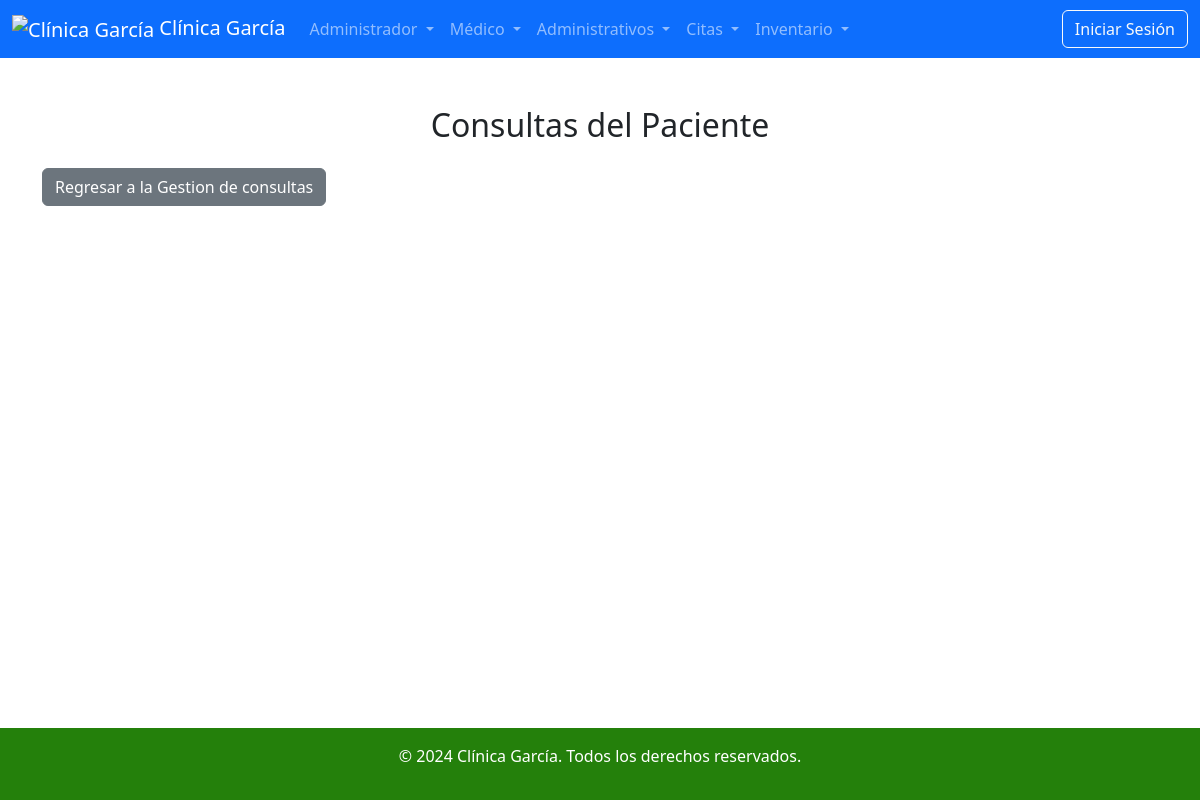
Page /pages/Medicos/Ver_consultas.view.php?id=5 on the earlier database version.
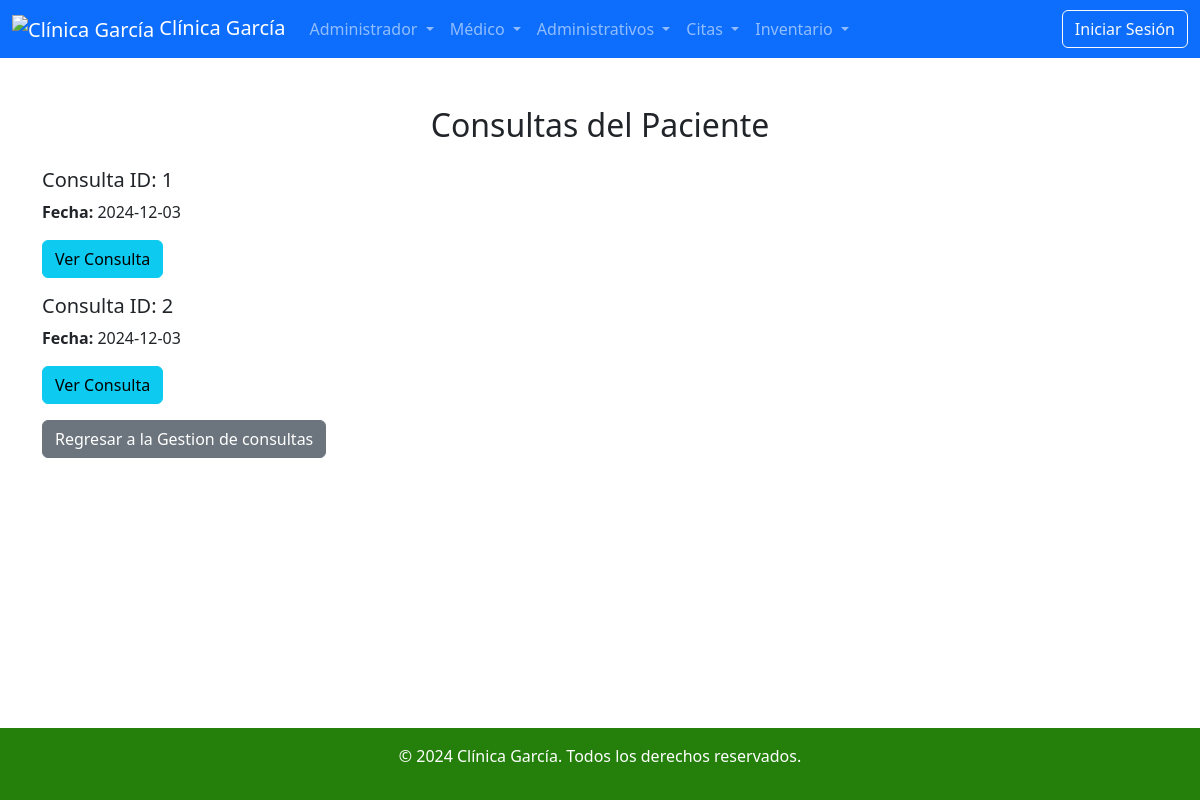
Same page on the later database version.
### tables this page shows
CREATE TABLE `consultas_medicas` (
  `id` int(11) NOT NULL,
  `paciente_id` int(11) NOT NULL,
  `nombre_completo` varchar(100) NOT NULL,
  `fecha_nacimiento` date NOT NULL,
  `numero_identificacion` varchar(50) DEFAULT NULL,
  `direccion` varchar(255) DEFAULT NULL,
  `numero_telefono` varchar(20) DEFAULT NULL,
  `antecedentes_familiares` text DEFAULT NULL,
  `medicamentos_regulares` text DEFAULT NULL,
  `padecimientos` varchar(200) NOT NULL,
  `alergias` text DEFAULT NULL,
  `sintomas` varchar(100) NOT NULL,
  `diagnostico` text NOT NULL,
  `fecha_consulta` date NOT NULL
);

### db/Consultas.php (called while the page is built, shortened)
<?php
class Consultas {
    private $conn;
    private $table_name = "consultas_medicas";
    public function __construct($db) {
        $this->conn = $db;
    }
    public function obtenerConsultasPorPaciente($paciente_id) {
        $query = "SELECT * FROM " . $this->table_name . " WHERE paciente_id = :paciente_id ORDER BY fecha_consulta DESC";
        $stmt = $this->conn->prepare($query);
        $stmt->bindParam(":paciente_id", $paciente_id);
        $stmt->execute();
        return $stmt;
    }
}
?>

### pages/Medicos/Ver_consultas.view.php (the view, shortened to what this page needs)
<?php
include '../../db/Consultas.php';
$database = new Database();
$db = $database->getConnection();
$consultasModel = new Consultas($db);
$pacienteId = isset($_GET['id']) ? $_GET['id'] : die('ERROR: El ID del paciente no ha sido proporcionado.');
$consultas = $consultasModel->obtenerConsultasPorPaciente($pacienteId);
?>
<?php require '../partials/head.php'; ?>
<?php require '../partials/nav.php'; ?>
<div class="container mt-5">
    <h2 class="text-center mb-4">Consultas del Paciente</h2>
    <?php if ($consultas): ?>
        <div class="row">
            <?php foreach ($consultas as $consulta): ?>
                <div class="col-12 mb-3">
                    <h5>Consulta ID: <?php echo htmlspecialchars($consulta['id']); ?></h5>
                    <p><strong>Fecha:</strong> <?php echo htmlspecialchars($consulta['fecha_consulta']); ?></p>
                    <a href="Detalle_consulta.view.php?id=<?php echo $consulta['id']; ?>&paciente_id=<?php echo $pacienteId; ?>" class="btn btn-info">Ver Consulta</a>
                </div>
            <?php endforeach; ?>
            <div class="col-12 mb-3">
            <a href="Gestionar_consultas.view.php?id=<?php echo $pacienteId; ?>" class="btn btn-secondary ">Regresar a la Gestion de consultas</a>
            </div>
                </div>
        </div>
    <?php else: ?>
        <p>No hay consultas registradas para este paciente.</p>
    <?php endif; ?>
<?php require '../partials/footer.php'; ?>

Differences in the rows shown:
added consultas_medicas: id "1", fecha_consulta "2024-12-03"
added consultas_medicas: id "2", fecha_consulta "2024-12-03"
